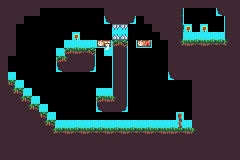

Below is a game level as drawn by its tile map, then a one-line description and the .tmx file that defines it, in full:
An orthogonal 30x20 tile map with 8x8 px tiles, 2 tile layers (Embelishments, Background) and 4 objects (2x Enemy Stop, Snail Spawn, Player Start).

<map version="1.5" tiledversion="1.7.0" orientation="orthogonal" renderorder="right-down" width="30" height="20" tilewidth="8" tileheight="8" infinite="0" nextlayerid="4" nextobjectid="5">
 <editorsettings>
  <export target="1-7.json" format="json" />
 </editorsettings>
 <tileset firstgid="1" source="tilemap.tsx" />
 <layer id="1" name="Embelishments" width="30" height="20">
  <data encoding="csv">
0,0,0,0,0,0,0,0,0,0,0,0,0,0,0,0,0,0,0,0,0,0,0,0,0,0,0,0,0,0,
0,0,0,0,0,0,0,0,0,0,0,0,0,0,0,0,0,0,0,0,0,0,0,0,0,0,0,0,0,0,
0,0,0,0,0,0,0,0,0,0,0,0,0,0,0,0,0,0,0,0,0,0,0,0,0,0,0,0,0,0,
0,0,0,0,0,0,0,0,0,0,0,0,0,0,0,0,0,0,0,0,0,0,0,118,0,118,0,0,0,0,
0,0,0,0,0,0,0,0,0,118,0,0,0,0,0,0,0,0,0,0,0,0,0,146,90,146,113,92,0,0,
0,0,0,0,0,0,0,0,0,146,0,0,307,140,0,0,0,307,308,0,0,0,0,0,0,0,0,0,0,0,
0,0,0,0,0,0,0,92,0,0,0,0,0,168,0,0,0,0,0,0,0,0,0,0,0,0,0,0,0,0,
0,0,0,0,0,0,0,0,0,0,0,0,0,0,0,0,0,0,0,0,0,0,0,0,0,0,0,0,0,0,
0,0,0,0,0,0,0,0,0,0,0,0,0,0,0,0,0,0,0,0,0,0,0,0,0,0,0,0,0,0,
0,92,0,0,0,0,0,0,0,0,0,0,0,0,0,0,0,0,0,0,0,0,0,0,0,0,0,0,0,0,
0,0,0,0,0,0,0,0,0,0,0,0,0,0,0,0,0,0,0,0,0,0,0,0,0,0,0,0,0,0,
0,0,0,113,0,0,0,0,0,0,0,0,0,0,0,0,0,0,0,0,0,0,0,0,0,0,0,0,0,0,
0,0,0,0,0,0,0,0,0,0,0,0,0,0,0,0,0,0,0,0,0,0,0,0,0,0,0,0,0,0,
0,0,0,0,0,92,0,0,0,0,0,0,0,0,0,0,0,0,0,0,0,0,0,0,0,0,0,0,0,0,
0,0,0,0,0,0,0,0,0,0,0,0,0,0,0,0,0,0,0,0,0,0,0,0,0,0,0,0,0,0,
0,0,0,0,0,0,0,0,85,86,0,0,0,0,0,91,0,0,0,113,0,0,0,91,0,0,0,0,0,0,
0,0,0,0,0,0,0,0,0,0,0,0,0,0,0,0,0,0,0,0,0,0,0,0,0,0,0,0,0,0,
0,0,0,0,0,0,0,0,0,0,0,0,0,0,0,0,0,0,0,0,0,0,0,0,0,0,0,0,0,0,
0,0,0,0,0,0,0,0,0,0,0,0,0,0,0,0,0,0,0,0,0,0,0,0,0,0,0,0,0,0,
0,0,0,0,0,0,0,0,0,0,0,0,0,0,0,0,0,0,0,0,0,0,0,0,0,0,0,0,0,0
</data>
 </layer>
 <layer id="2" name="Background" width="30" height="20">
  <data encoding="csv">
229,229,229,229,229,229,229,229,229,229,229,229,229,229,229,229,229,229,229,229,229,229,229,229,229,229,229,229,229,229,
229,230,230,230,230,0,0,0,0,0,0,0,0,230,230,230,230,229,229,229,229,230,253,0,0,0,0,227,230,229,
230,230,230,0,0,0,0,0,0,0,0,0,0,227,230,230,232,0,229,229,229,229,253,0,0,0,0,0,319,229,
230,230,0,0,0,0,0,0,0,0,0,0,0,0,141,141,0,0,0,229,229,230,225,0,0,0,0,0,319,229,
230,230,0,0,0,0,0,0,0,0,0,0,0,0,142,142,0,0,0,0,229,229,253,172,173,174,175,175,301,229,
230,230,0,0,0,0,0,0,171,173,174,175,0,0,199,204,0,0,0,0,0,230,310,200,201,202,203,203,356,229,
230,230,0,0,0,0,0,172,199,202,203,204,0,0,319,318,0,0,0,0,0,229,229,230,230,230,230,230,230,229,
229,0,0,0,0,0,0,199,356,230,231,318,0,0,319,318,0,0,0,0,0,229,229,229,230,230,230,230,230,229,
229,0,0,0,0,0,0,227,229,230,231,232,0,0,319,318,0,0,0,0,0,229,229,229,230,230,230,230,230,229,
229,172,0,0,0,0,0,0,0,0,0,0,0,0,319,318,0,0,0,0,0,227,229,229,230,230,230,230,230,229,
229,282,283,0,0,0,0,0,0,0,0,0,0,0,319,318,0,0,0,0,0,0,0,0,230,230,230,230,230,229,
229,310,311,283,0,0,0,0,0,0,0,0,171,172,319,318,0,0,0,0,0,0,0,0,230,230,230,230,230,229,
229,230,310,311,283,0,0,0,0,0,0,0,199,200,356,318,0,0,0,0,0,0,0,0,230,230,230,230,230,229,
229,230,230,310,311,283,0,0,0,0,0,0,227,228,230,232,0,0,0,0,0,0,0,0,230,230,230,230,230,229,
229,230,230,230,230,311,283,0,0,0,0,0,0,0,0,0,0,0,0,0,0,0,224,0,230,230,230,230,230,229,
229,230,230,230,230,310,311,283,172,173,174,175,175,172,173,174,175,172,173,172,172,173,252,175,230,230,230,230,230,229,
229,230,230,230,230,230,310,201,200,201,202,203,203,200,201,202,203,203,200,201,202,200,201,202,329,230,230,230,230,229,
229,230,230,230,230,230,230,230,230,230,230,230,230,230,230,230,230,230,230,230,230,230,230,230,230,230,230,230,230,229,
229,230,230,230,230,230,230,230,230,230,230,230,230,230,230,230,230,230,230,230,230,230,230,230,230,230,230,230,230,229,
229,229,229,229,229,229,229,229,229,229,229,229,229,229,229,229,229,229,229,229,229,229,229,229,229,229,229,229,229,229
</data>
 </layer>
 <objectgroup id="3" name="Object Layer 1">
  <object id="1" type="Snail Spawn" x="104" y="120">
   <point />
  </object>
  <object id="2" type="Enemy Stop" x="96" y="120">
   <point />
  </object>
  <object id="3" type="Enemy Stop" x="120" y="120">
   <point />
  </object>
  <object id="4" type="Player Start" x="80" y="40">
   <point />
  </object>
 </objectgroup>
</map>